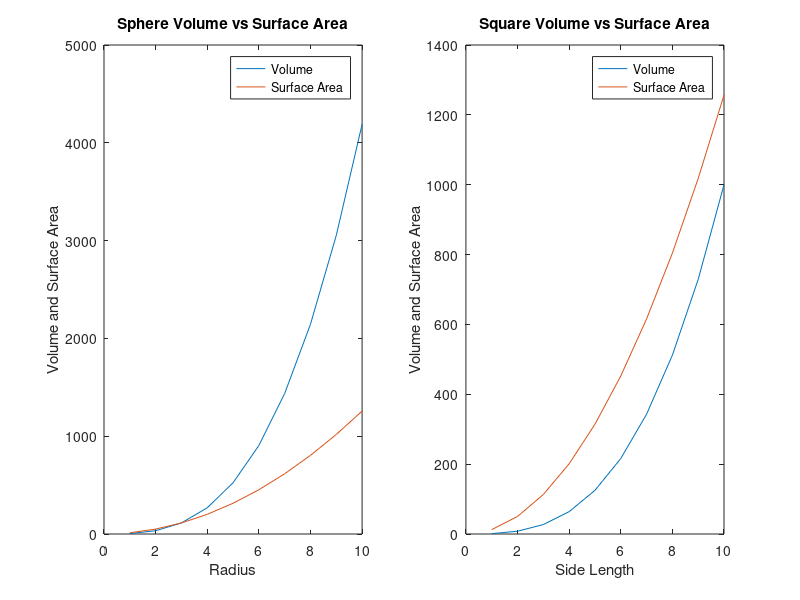

This chart was generated by the following MATLAB code:
% Nicholas Kawwas (40124338)
% ELEC 342 UK-X Lab 1 - Question 1
% Plot Multiple Graphs in One Figure using subplot and hold

clc;
clear all;
close all;
 
r = 1:10;
v_sp = 4/3*pi*(r.^3);
s_sp = 4*pi*(r.^2);
 
v_sq = r.^3;
s_sq = 6*(r.^2);
 
subplot(1, 2, 1)
plot(r, v_sp, r, s_sp)
title('Sphere Volume vs Surface Area')
xlabel('Radius')
ylabel('Volume and Surface Area')
legend('Volume', 'Surface Area')
 
hold on
 
subplot(1, 2, 2)
plot(r, v_sq, r, s_sp)
title('Square Volume vs Surface Area')
xlabel('Side Length')
ylabel('Volume and Surface Area')
legend('Volume', 'Surface Area')
 
hold off
